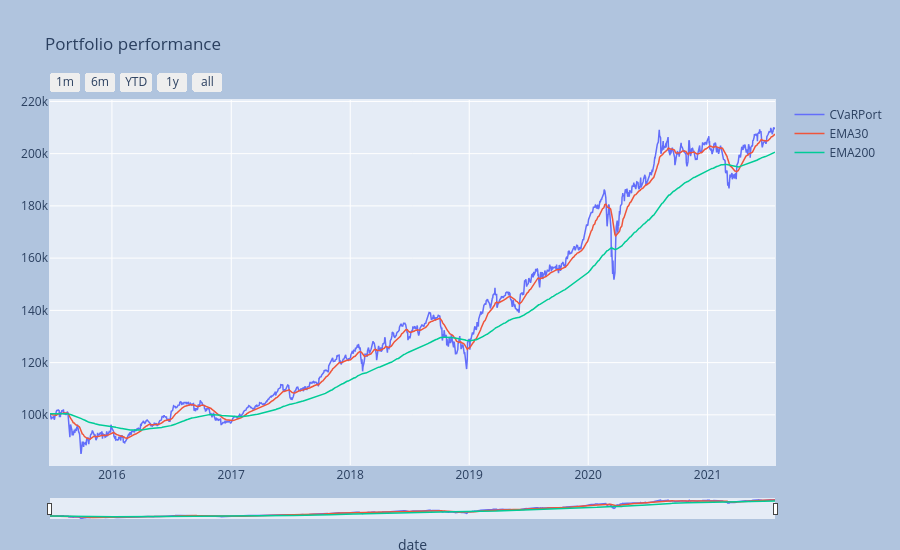

The cell this chart's notebook holds for it:
### Markdown cell above
### View the portfolio time-series 

For reference EMA for 30 and 200 business days were added *(default behavior)*.

> Note the use of flag `fancy=True`. It designates the use of *plotly* package for interactive time-series. 

For a full list of available setting parameters see the documentation.

### Code cell
_ = pr1.port_view(fancy=True, title="Portfolio performance")

### Figure 1 — Plotly figure (JSON) as saved in the notebook; plotly's stock layout.template omitted (floating-point values rounded to 4 significant figures; data arrays with more than 128 entries replaced by an {"elided": "..."} marker saying what was removed)
{"data": [{"line": {"width": 1.5}, "name": "CVaRPort", "type": "scatter", "x": {"elided": "1533 str values"}, "y": {"elided": "1533 float values"}}, {"line": {"width": 1.5}, "name": "EMA30", "type": "scatter", "x": {"elided": "1533 str values"}, "y": {"elided": "1533 float values"}}, {"line": {"width": 1.5}, "name": "EMA200", "type": "scatter", "x": {"elided": "1533 str values"}, "y": {"elided": "1533 float values"}}], "layout": {"autosize": false, "height": 550, "margin": {"b": 25, "l": 50, "pad": 1, "r": 50, "t": 100}, "paper_bgcolor": "LightSteelBlue", "title": {"text": "Portfolio performance"}, "width": 900, "xaxis": {"autorange": false, "fixedrange": false, "range": ["2015-06-25T00:00:00", "2021-07-27T00:00:00"], "rangeselector": {"buttons": [{"count": 1, "label": "1m", "step": "month", "stepmode": "backward"}, {"count": 6, "label": "6m", "step": "month", "stepmode": "backward"}, {"count": 1, "label": "YTD", "step": "year", "stepmode": "todate"}, {"count": 1, "label": "1y", "step": "year", "stepmode": "backward"}, {"step": "all"}]}, "rangeslider": {"thickness": 0.05, "visible": true}, "title": {"text": "date"}, "type": "date"}, "yaxis": {"autorange": false, "fixedrange": false, "range": [80790.0, 220500.0], "title": {}}}}
